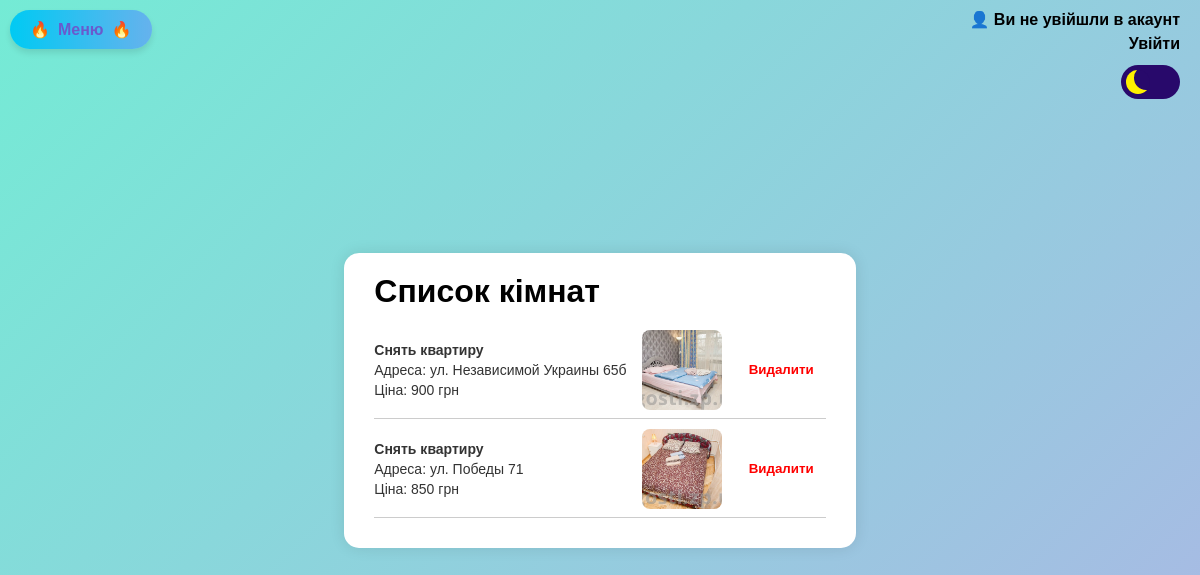
Page /rooms-list/1 on the committed database.
### app/models.py (models this page shows)
class Room(models.Model):
    id = models.AutoField(primary_key=True)
    owner = models.ForeignKey(settings.AUTH_USER_MODEL, on_delete=models.CASCADE)
    title = models.CharField(max_length=200)
    description = models.TextField(null=True, blank=True)
    photo = models.ImageField(upload_to='photos/')
    price = models.DecimalField(max_digits=10, decimal_places=2, default=0.00)
    address = models.CharField(max_length=255)
    phone_number = models.CharField(max_length=15)
    created_at = models.DateTimeField(auto_now_add=True)
    first_data = models.DateField()
    last_data = models.DateField()

### app/views.py (the view)
# urls.py: path('rooms-list/<str:id>', rooms_list, name='rooms-list'),
def rooms_list(request, id):
    all_rooms = Room.objects.filter(owner_id=id)
    valid_rooms = []
    for room in all_rooms:
        try:
            Decimal(room.price)
            valid_rooms.append(room)
        except InvalidOperation as e:
            print(f"[!] Ошибка в комнате: id={room.id}, price={room.price} — {e}")
            continue
    return render(request, 'rooms_list.html', {
        'rooms': valid_rooms,
        'title': 'Список кімнат'
    })

### app/templates/rooms_list.html (shortened to what this page needs)
{% extends 'base.html' %}
{% load static %}
{% block title %}
    <link rel="stylesheet" href="{% static 'css/rooms_list.css' %}">
{% endblock %}
{% block body %}
<div class="username-display">
  {% if user.username %}
    <a href="/settings" class="login-link">👤 {{ user.username }}</a>
    <a href="/wallet" class="login-link">({{ user.wallet }})</a>
  {% else %}
    👤 Ви не увійшли в акаунт<br>
    <a href="/login" class="login-link">Увійти</a>
  {% endif %}
  <div class="switch-wrapper">
    <label class="switch" title="Перемкнути тему">
      <span class="slider"></span>
    </label>
  </div>
</div>
<div class="container">
    <h1>{{ title }}</h1>
    <ul style="list-style:none; padding:0;">
      {% for room in rooms %}
        <li style="margin-bottom:10px; display:flex; justify-content: space-between; align-items:center; max-width:600px; border-bottom:1px solid #ccc; padding-bottom:8px;">
          <a href="{% url 'update_room' room.owner.id room.id %}"
             style="flex-grow:1; text-decoration:none; color:#333; font-weight:bold; display:flex; flex-direction: column; gap:4px;">
            <span class="white-text">{{ room.title }}</span>
            <span class="white-text" style="font-weight: normal;">Адреса: {{ room.address }}</span>
            <span class="white-text" style="font-weight: normal;">Ціна: {{ room.price|floatformat:"0" }} грн</span>
          </a>
          {% if room.photo %}
            <img
              src="{{ room.photo.url }}"
              alt="Фото кімнати"
              style="width: 80px; height: 80px; object-fit: cover; margin-left: 15px; border-radius: 8px;">
          {% endif %}
          <form method="post" action="{% url 'delete-room' room.id %}" style="margin:0 0 0 15px;">
            <button type="submit" style="background:none; border:none; color:red; cursor:pointer;">Видалити</button>
          </form>
        </li>
      {% empty %}
        <li>Кімнат немає</li>
      {% endfor %}
    </ul>
</div>
<div id="menu" class="styled-button" onclick="redirectToMenu()">
  🔥 <span style="color: #6a5acd; text-decoration: none; font-weight: bold;">Меню</span> 🔥
</div>
{% endblock %}

### app/templates/base.html (shortened to what this page needs)
<!DOCTYPE html>
<html lang="ru">
<head>
    <link re;="stylesheet" href="https://cdn.jsdelivr.net/npm/bootstrap@5.3.3/dist/css/bootstrap.min.css">
    {% block title %}{% endblock %}
</head>
<body>
    {% block body %}{% endblock %}
</body>
</html>

### app/static/css/rooms_list.css (style rules this page uses)
* { margin: 0; padding: 0; box-sizing: border-box; font-family: Arial, sans-serif; }
html { height: 100%; margin: 0; padding: 0; background: linear-gradient(135deg, #89f7fe 0%, #66a6ff 100%); display: flex; justify-content: center; align-items: center; font-family: Arial, sans-serif; }
.container { background-color: white; padding: 30px 40px; border-radius: 12px; box-shadow: 0 0 15px rgba(0, 0, 0, 0.2); width: 100%; max-width: 900px; margin-left: -0px; }
label { display: block; margin-bottom: 15px; font-weight: bold; }
button { width: 100%; padding: 10px; background-color: #007bff; color: white; border: none; border-radius: 6px; font-weight: bold; cursor: pointer; transition: background 0.3s ease; }
ul { padding: 0; margin-top: 20px; }
li { margin-bottom: 12px; display: flex; align-items: center; justify-content: space-between; max-width: 100%; border-bottom: 1px solid #ddd; padding-bottom: 8px; }
li span { flex-grow: 1; font-size: 14px; color: #333; word-break: break-word; }
form button { background-color: #007bff; border: none; padding: 6px 12px; color: white; font-weight: 600; border-radius: 6px; cursor: pointer; transition: background-color 0.3s ease; }
.styled-button { display: inline-flex; align-items: center; gap: 8px; background: linear-gradient(90deg, #086314, #37f237); color: #5f2eea; font-family: Arial, sans-serif; font-size: 16px; font-weight: bold; padding: 10px 20px; border: none; border-radius: 20px; box-shadow: 0 4px 6px rgba(0, 0, 0, 0.1); cursor: pointer; text-decoration: none; transition: transform 0.2s ease, box-shadow 0.2s ease; position: absolute; top: 100px; }
.styled-button span { color: #8b5cf6; text-decoration: underline; }
html { height: 100%; margin: 0; padding: 0; font-family: Arial, sans-serif; display: flex; flex-direction: column; align-items: center; justify-content: center; background: linear-gradient(135deg, #74ebd5, #ACB6E5); color: #000; }
.container { background-color: #fff; padding: 20px 30px; border-radius: 15px; box-shadow: 0 0 15px rgba(0, 0, 0, 0.1); }
.styled-button { position: fixed; left: 10px; top: 10px; z-index: 1000; display: inline-flex; align-items: center; gap: 8px; background: linear-gradient(90deg, #00caf3, #66b2ed); color: #5f2eea; font-size: 16px; font-weight: bold; padding: 10px 20px; border: none; border-radius: 20px; box-shadow: 0 4px 6px rgba(0, 0, 0, 0.1); cursor: pointer; text-decoration: none; transition: transform 0.2s ease, box-shadow 0.2s ease; }
.username-display { position: absolute; top: 10px; right: 20px; font-weight: bold; font-size: 16px; display: flex; flex-direction: column; align-items: flex-end; gap: 6px; }
.username-display a { color: #000; text-decoration: none; }
.switch-wrapper { margin-top: 6px; }
.switch { font-size: 17px; display: inline-block; width: 3.5em; height: 2em; position: relative; }
.slider { --background: #28096b; position: absolute; cursor: pointer; top: 0; left: 0; right: 0; bottom: 0; background-color: var(--background); transition: .5s; border-radius: 30px; }
.slider:before { position: absolute; content: ""; height: 1.4em; width: 1.4em; border-radius: 50%; left: 10%; bottom: 15%; box-shadow: inset 8px -4px 0px 0px #fff000; background: var(--background); transition: .5s; }

### rows in the picture
Room: title "Снять квартиру", address "ул. Независимой Украины 65б", price "900", photo (picture)
Room: title "Снять квартиру", address "ул. Победы 71", price "850", photo (picture)

### other values in the picture
{{ title }} "Список кімнат"
